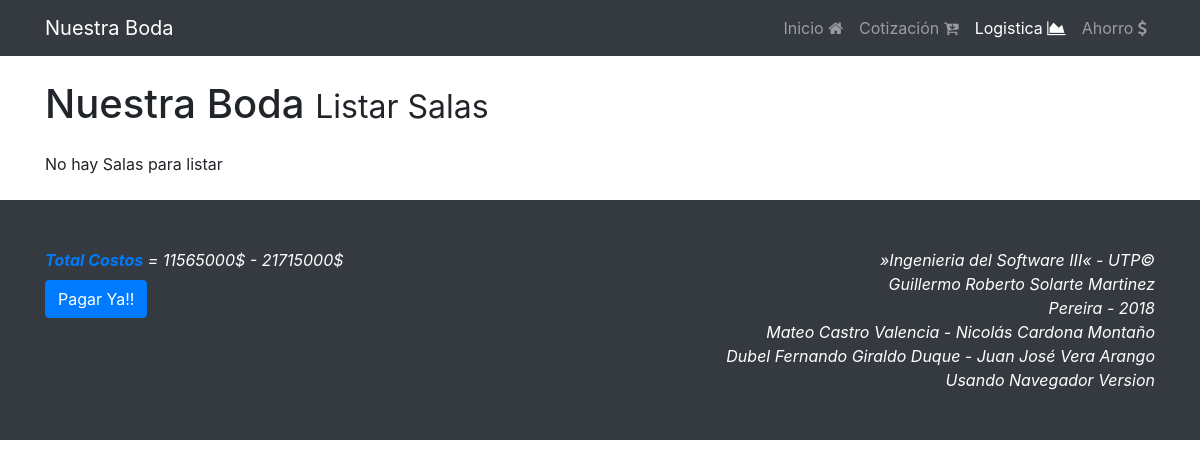
Page /logistica/listar_salas on the earlier database version.
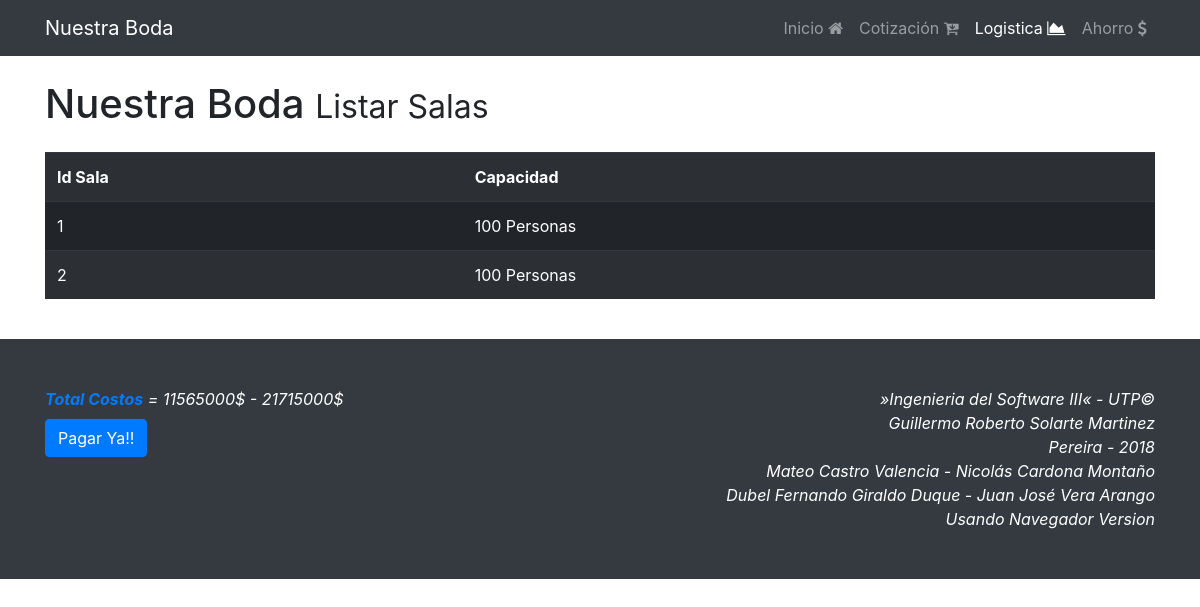
Same page on the later database version.
### app/models.py (models this page shows, shortened)
class Sala(models.Model):
	id = models.CharField(max_length=20, primary_key=True)
	capacidad = models.IntegerField()

### app/views.py (the view)
# urls.py: path('logistica/listar_salas', views.listar_salas, name='listar_salas'),
def listar_salas(request):
	bodas = Boda.objects.all()
	if bodas:
		boda = Boda.objects.all()[0]
		costos = "{}$ - {}$".format(boda.costo_bajo, boda.costo_alto)
	else:
		costos = "No hay registro de boda"
	salas = Sala.objects.all()
	mode = True
	if not len(salas):
		msg = "No hay Salas para listar"
		mode = False
	else:
		msg = ""
	context = {
		'costos' : costos,
		'salas' : salas,
		'mode' : mode,
		'msg' : msg
	}
	return render(request, 'listar_salas.html', context)

### app/templates/listar_salas.html (shortened to what this page needs)
{% extends "base.html" %}
{% load static %}
{% block active_log %}<li class="nav-item active">{% endblock %}
{% block jumbotrom %}Listar Salas{% endblock %}
{% block container %}
{{msg}}
{% if mode %}
<table style="width:100%" class="table table-striped table-dark table-hover">
	  	<tr>
		    <th>Id Sala</th>
		    <th>Capacidad</th>
	  	</tr>
		{% for sala in salas %}
		<tr>
		    <td>{{sala.id}}</td>
		    <td>{{sala.capacidad}} Personas</td>
  		</tr>
  		{% endfor %}
  		</table>
{% endif %}
{% endblock %}
{% block costos %}{{costos}}{% endblock %}

Differences in the rows shown:
added Sala: id "1", capacidad "100"
added Sala: id "2", capacidad "100"
Other differences:
{{ msg }}: "No hay Salas para listar" → (not shown)
text now shown: "Id Sala Capacidad"
